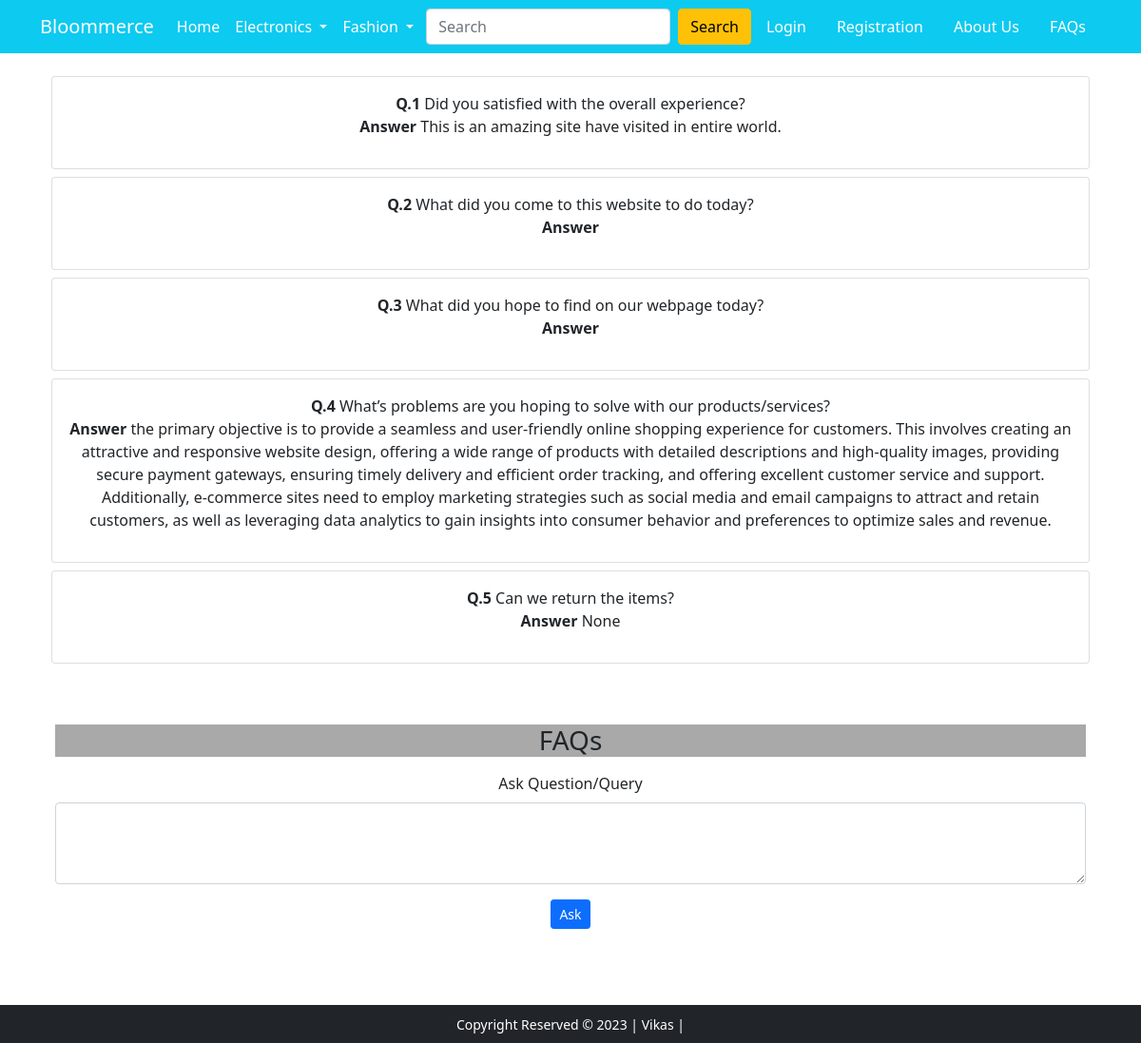
The page /question/ on the database as committed earlier.
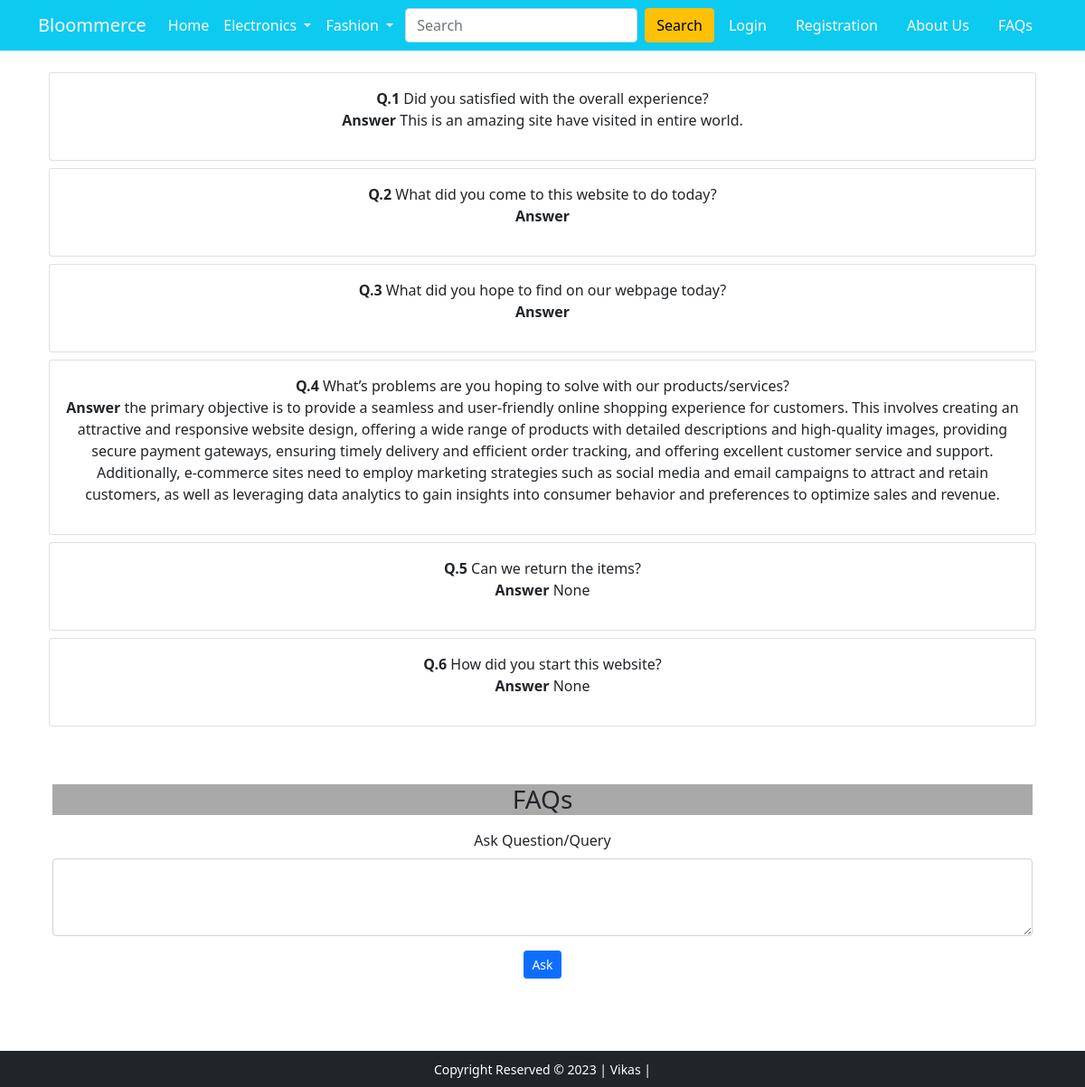
The same page on the database as committed later.
### app/models.py (models this page shows, shortened)
class FreqenltyAskQuestion(models.Model):
    question = models.CharField(max_length=200)
    answer = models.TextField(blank=True, null=True)
    created_on = models.DateTimeField(auto_now_add=True)

### app/views.py (the view)
# urls.py: path('question/', views.frequenty_ask_question, name='faqs'),
def frequenty_ask_question(request):
    if request.method == "POST":
        question = request.POST.get('question')
        new_question = FreqenltyAskQuestion.objects.create(question=question)
        new_question.save()
        messages.success(request, "Question added")
        return redirect('faqs')
    all_faqs = FreqenltyAskQuestion.objects.all()
    context = {'all_faqs':all_faqs}
    return render(request, 'app/faqs.html', context)

### app/templates/app/faqs.html (shortened to what this page needs)
{% extends 'app/base.html' %}
{% load static %}
{% block main-content %}
<div class="container text-center mt-4">
    <div class="container">
      {% for i in all_faqs %}
        <div class="card mt-2">
          <div class="card-body">
            <strong>Q.{{ forloop.counter }}</strong> {{ i.question }} <br>
            <p><strong>Answer</strong> {{ i.answer }}</p>
          </div>
        </div>
        {% endfor %}
    </div>
    <div class="card-body mt-5">
      <h3 class="card-title" style="background-color: darkgrey;">FAQs</h3>
      <p class="card-text">
        <form action="" method="post">
            <div class="mb-3">
                <label for="question" class="form-label">Ask Question/Query</label>
                <textarea class="form-control" id="question" name="question" rows="3"></textarea>
              </div>
              <input type="submit" class="btn btn-primary btn-sm" value="Ask">
        </form>
      </p>
  </div>
</div>
{% endblock %}

Rows that differ between the two databases and show on the page:
added FreqenltyAskQuestion: question "How did you start this website?", answer "None"
